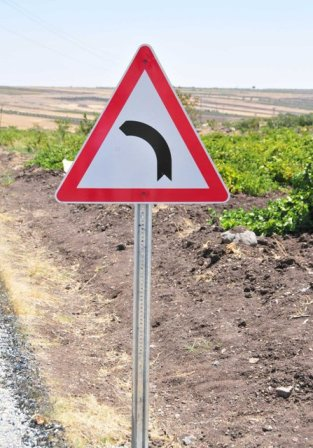
%> input picture Resimler/1.JPG, 313 x 448 px
$ octave --eval "result = ozellik_cikarma(rgb2gray(imread('Resimler/1.JPG')));"   (GNU Octave 9; MATLAB toolbox functions it lacks are replaced by stand-ins)
%> lines starting %> are read from the running program, lines starting %| are printed output that depends on the picture; in (x1, y1, x2, y2) boxes, pixels count from 0 and x2, y2 are one past the last pixel; in counts of white or black regions, pixels touching at a corner belong together; the program's own positions count from 1
function [ feature_vector ] = ozellik_cikarma( BW )

% gürültü giderme için filtre uygulanıyor
ortalama_filtre = fspecial('average');
filtreli_resim = imfilter(BW, ortalama_filtre,'replicate');
subplot(2,2,1);
imshow(filtreli_resim);
title('filtreli resim');

% kontrast arttırılmış resimden ortalama gri seviye değeri alınıyor
OGD = mean(mean(filtreli_resim));

canny_edge = edge(filtreli_resim,'canny');
subplot(2,2,2);
imshow(canny_edge);
title('canny');

sobel_edge = edge(filtreli_resim,'sobel');
subplot(2,2,3);
imshow(sobel_edge);
title('sobel');

prewitt_edge = edge(filtreli_resim,'prewitt');
subplot(2,2,4);
imshow(prewitt_edge);
title('prewitt');

% kontrast arrtırılmış resim, siyah-beyaza çevriliyor
gri_esik = graythresh(filtreli_resim); %siyah-beyaza çevirmek için eşik değeri otomatik olarak bulunuyor
rice_bw = im2bw(filtreli_resim,gri_esik); %resim_imadjust isimli resim, "level" değeri eşik kabul edilerek siyah-beyaz resme çevriliyor
rice_BW = bwareaopen(rice_bw,5); %"rice_bw" resminde, alanı 50 pikselden küçük nesneler siliniyor
figure;
imshow(rice_BW); title('küçük nesneler silinmiş');
%improfile;

% siyah-beyaz resimdeki nesneler bulunuyor
cc = bwconncomp(rice_BW, 4); %4'lü piksel komşuluğu ile resimdeki nesneler belirleniyor.
tanecik_sayisi = cc.NumObjects;
rice_etiketli = labelmatrix(cc); %bulunan her nesne numaralandırılarak etiketleniyor
rice_RGB = label2rgb(rice_etiketli);
figure;
imshow(rice_RGB); title('etiketleri renklendirilmiş');

%bulunan nesnelerden istenilen özellikler alınıyor
rice_verisi = regionprops(cc,'Centroid','Perimeter','Orientation'); %taneciklerden alan, ağırlık merkezi, çevre ve eğim bilgileri alınıyor
rice_merkezler = [rice_verisi.Centroid];
rice_cevreler = [rice_verisi.Perimeter];
rice_egimler = [rice_verisi.Orientation];

figure; plot(rice_cevreler,rice_egimler,'b*');
title('Alan ve eğim arasındaki ilişki');
xlabel('Alanlar(pixel)'); ylabel('Eğimler(derece)');


%farklı özellikler çıkarılıyor
EK_cevre = min(rice_cevreler); %en küçük cevre
EB_cevre = max(rice_cevreler); %en büyük cevre
EK_egim = min(rice_egimler); %en küçük eğim
EB_egim = max(rice_egimler); %en büyük eğim
EK_merkez = min(rice_merkezler);
EB_merkez = max(rice_merkezler);

%siyah piksel değerlerinin tamamı bulunuyor
top_siyah = 0;
top_beyaz = 0;
for a = 1:100
    for b = 1:100
        pixel = BW(a,b);
        if( pixel == 0)
            top_siyah = top_siyah + 1;
        end
        if( pixel > 0)
            top_beyaz = top_beyaz + 1;
        end

    end
end

%siyah piksel ile beyaz piksel oranı bulunuyor
bw_average = top_siyah/top_beyaz;

%özellik vektör, çıkarılan özelliklere göre oluşturuluyor
feature_vector = [OGD gri_esik tanecik_sayisi EK_cevre EB_cevre EK_egim EB_egim EK_merkez EB_merkez top_siyah top_beyaz bw_average];

end
%> in ozellik_cikarma, `filtreli_resim = imfilter(BW, ortalama_filtre,'replicate');`:
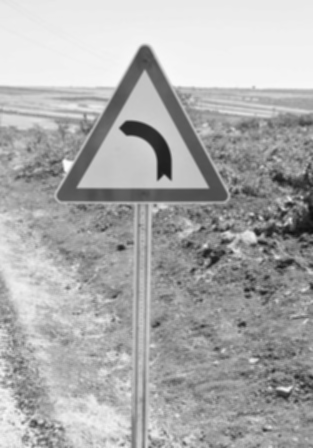
%> filtreli_resim: size 448x313 uint8; min 15, max 252, mean 171.6
%> in ozellik_cikarma, `OGD = mean(mean(filtreli_resim));`: OGD = 171.6
%> in ozellik_cikarma, `canny_edge = edge(filtreli_resim,'canny');`:
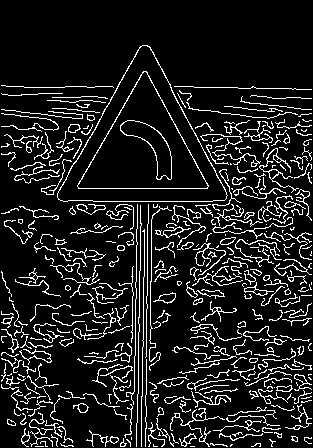
%> canny_edge: size 448x313 logical; 11.8% white in thin lines or dots, all inside (x1, y1, x2, y2) = (1, 45, 312, 447)
%> in ozellik_cikarma, `sobel_edge = edge(filtreli_resim,'sobel');`: sobel_edge: size 448x313 logical; 2.9% white in thin lines or dots, all inside (x1, y1, x2, y2) = (0, 45, 313, 448)
%> in ozellik_cikarma, `prewitt_edge = edge(filtreli_resim,'prewitt');`:
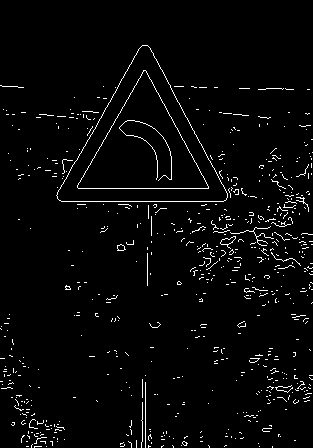
%> prewitt_edge: size 448x313 logical; 2.9% white in thin lines or dots, all inside (x1, y1, x2, y2) = (0, 45, 313, 448)
%> in ozellik_cikarma, `gri_esik = graythresh(filtreli_resim);`: gri_esik = 0.69
%> in ozellik_cikarma, `rice_bw = im2bw(filtreli_resim,gri_esik);`: rice_bw: size 448x313 logical; 43.7% white; 313 white regions (264 under 20 px), largest, box (x1, y1, x2, y2) and area: (0, 0, 313, 119) 31195, (0, 206, 137, 448) 14643, (78, 72, 207, 188) 6283
%> in ozellik_cikarma, `rice_BW = bwareaopen(rice_bw,5);`:
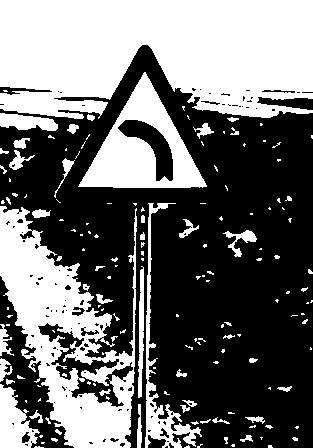
%> rice_BW: size 448x313 logical; 43.4% white; 157 white regions (108 under 20 px), largest, box (x1, y1, x2, y2) and area: (0, 0, 313, 119) 31195, (0, 206, 137, 448) 14643, (78, 72, 207, 188) 6283
%> in ozellik_cikarma, `cc = bwconncomp(rice_BW, 4); %4'lü piksel komşuluğu ile resimdeki nesn..`: cc = 198 connected components
%> in ozellik_cikarma, `tanecik_sayisi = cc.NumObjects;`: tanecik_sayisi = 198
%> in ozellik_cikarma, `rice_etiketli = labelmatrix(cc);`:
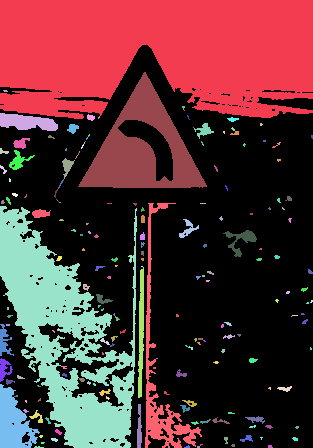
%> rice_etiketli: size 448x313 uint8; 199 distinct labels, from 0 to 198; one colour per label, 0 black
%> in ozellik_cikarma, `rice_RGB = label2rgb(rice_etiketli);`:
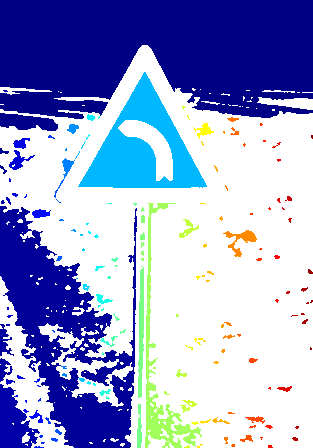
%> rice_RGB: size 448x313x3 uint8; mean R, G, B 150.5, 160.8, 209
%> in ozellik_cikarma, `rice_verisi = regionprops(cc,'Centroid','Perimeter','Orientation');`: rice_verisi = 198 regions; first 5, Centroid, Orientation and Perimeter: [157.1 52.5] 0.141 1375.9, [27.7 122.9] -6.1 139.6, [4.2 152.2] -15.01 23.58, [4 170.1] -55.58 22.4, [65.3 336.3] -66.68 1401.1
%> in ozellik_cikarma, `rice_merkezler = [rice_verisi.Centroid];`: rice_merkezler = 396 values, max 447.7 at index 60, min 3.25 at index 17, mean 213.7
%> in ozellik_cikarma, `rice_cevreler = [rice_verisi.Perimeter];`: rice_cevreler = 198 values, max 1401.1 at index 5, min 0 at index 37, mean 37.95
%> in ozellik_cikarma, `rice_egimler = [rice_verisi.Orientation];`: rice_egimler = 198 values, max 90 at index 15, min -84.96 at index 107, mean 2.78
%> in ozellik_cikarma, `EK_cevre = min(rice_cevreler);`: EK_cevre = 0
%> in ozellik_cikarma, `EB_cevre = max(rice_cevreler);`: EB_cevre = 1401.1
%> in ozellik_cikarma, `EK_egim = min(rice_egimler);`: EK_egim = -84.96
%> in ozellik_cikarma, `EB_egim = max(rice_egimler);`: EB_egim = 90
%> in ozellik_cikarma, `EK_merkez = min(rice_merkezler);`: EK_merkez = 3.25
%> in ozellik_cikarma, `EB_merkez = max(rice_merkezler);`: EB_merkez = 447.7
%> after the loop in ozellik_cikarma, `for a = 1:100`: top_beyaz = 10000; top_siyah = 0
%> in ozellik_cikarma, `feature_vector = [OGD gri_esik tanecik_sayisi EK_cevre EB_cevre EK_egi..`: feature_vector = [171.6 0.69 198 0 1401.1 -84.96 90 3.25 447.7 0 10000 0]
%> `result = ozellik_cikarma(rgb2gray(imread('Resimler/1.JPG')));`:
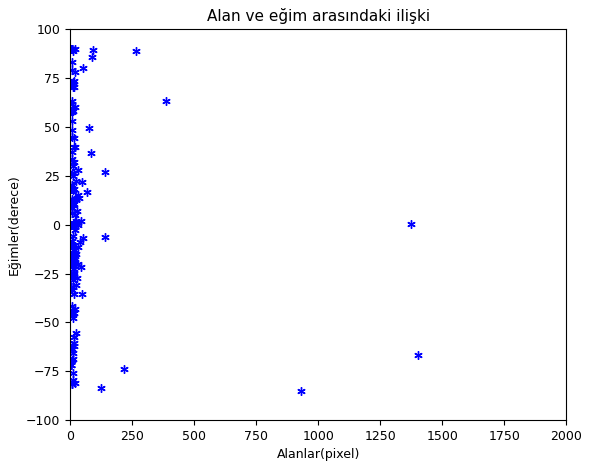
%> figure redrawn from the program's plot data
%> `result = ozellik_cikarma(rgb2gray(imread('Resimler/1.JPG')));`: result has the same summary as feature_vector in ozellik_cikarma

$ run again, on Resimler/2.jpg
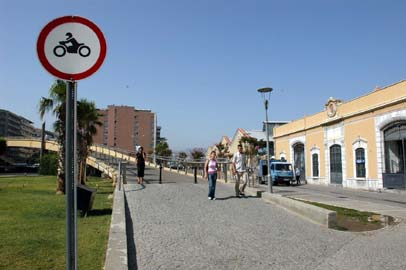
%> input picture Resimler/2.jpg, 406 x 270 px
%> OGD = 132.7
%> in ozellik_cikarma, `canny_edge = edge(filtreli_resim,'canny');`:
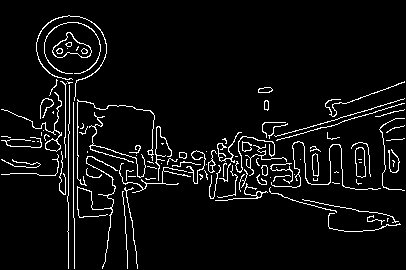
%> canny_edge: size 270x406 logical; 5.5% white in thin lines or dots
%> sobel_edge: size 270x406 logical; 3.4% white in thin lines or dots
%> prewitt_edge: size 270x406 logical; 3.4% white in thin lines or dots
%> gri_esik = 0.443
%> rice_bw: size 270x406 logical; 73.1% white; 32 black regions (12 under 20 px), largest, box (x1, y1, x2, y2) and area: (0, 15, 205, 270) 22109, (238, 136, 307, 192) 1782, (381, 119, 406, 190) 1304
%> rice_BW: size 270x406 logical; 73.1% white; 32 black regions (12 under 20 px), largest, box (x1, y1, x2, y2) and area: (0, 15, 205, 270) 22131, (238, 136, 307, 192) 1784, (381, 119, 406, 190) 1304
%> cc = 29 connected components
%> tanecik_sayisi = 29
%> rice_etiketli: size 270x406 uint8; 30 distinct labels, from 0 to 29
%> rice_verisi = 29 regions; first 5, Centroid, Orientation and Perimeter: [237.4 123.1] -17.64 2474, [26.5 143.4] 0.0161 80.81, [73.5 49] 2.08 164.4, [46.8 137.2] 45 5.91, [53.1 146] -20.15 42.24
%> rice_merkezler = 58 values, max 404.1 at index 57, min 26.55 at index 3, mean 156
%> rice_cevreler = 29 values, max 2474 at index 1, min 3.09 at index 14, mean 114.5
%> rice_egimler = 29 values, max 85.34 at index 13, min -84.82 at index 19, mean -9.3
%> EK_cevre = 3.09
%> EB_cevre = 2474
%> EK_egim = -84.82
%> EB_egim = 85.34
%> EK_merkez = 26.55
%> EB_merkez = 404.1
%> after the loop in ozellik_cikarma, `for a = 1:100`: top_beyaz = 9996; top_siyah = 4
%> bw_average = 0.0004
%> feature_vector = [132.7 0.443 29 3.09 2474 -84.82 85.34 26.55 404.1 4 9996 0.0004]
%> `result = ozellik_cikarma(rgb2gray(imread('Resimler/1.JPG')));`:
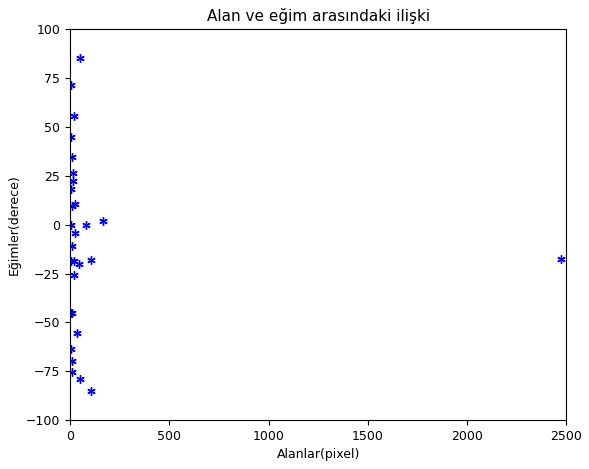
%> figure redrawn from the program's plot data
%> result has the same summary as feature_vector in ozellik_cikarma

$ run again, on Resimler/3.jpg
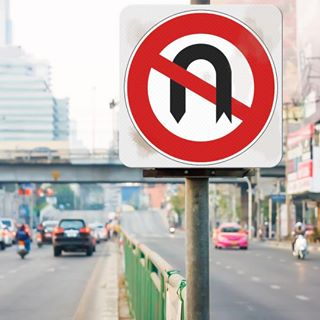
%> input picture Resimler/3.jpg, 320 x 320 px
%> OGD = 178.1
%> in ozellik_cikarma, `canny_edge = edge(filtreli_resim,'canny');`:
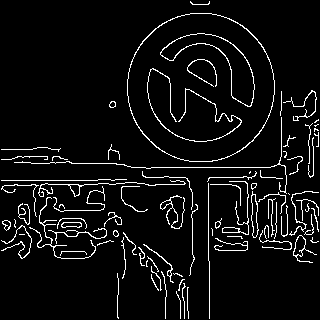
%> canny_edge: size 320x320 logical; 6% white in thin lines or dots
%> sobel_edge: size 320x320 logical; 2.8% white in thin lines or dots
%> prewitt_edge: size 320x320 logical; 2.9% white in thin lines or dots
%> gri_esik = 0.631
%> rice_bw: size 320x320 logical; 65.9% white; 55 black regions (34 under 20 px), largest, box (x1, y1, x2, y2) and area: (0, 156, 320, 320) 17057, (127, 13, 275, 162) 11911, (119, 237, 167, 320) 2362
%> rice_BW: size 320x320 logical; 65.9% white; 55 black regions (34 under 20 px), largest, box (x1, y1, x2, y2) and area: (0, 156, 320, 320) 17064, (127, 13, 275, 162) 11911, (119, 237, 167, 320) 2365
%> cc = 30 connected components
%> tanecik_sayisi = 30
%> rice_etiketli: size 320x320 uint8; 31 distinct labels, from 0 to 30
%> rice_verisi = 30 regions; first 5, Centroid, Orientation and Perimeter: [163.5 108.2] -23.74 2021.9, [25.3 177.7] -0.993 110.1, [10.2 214.8] 86.31 149.6, [101.9 257] 24.04 1338.5, [4 318.4] 4.25 17.57
%> rice_merkezler = 60 values, max 319.7 at index 59, min 4.04 at index 9, mean 176.5
%> rice_cevreler = 30 values, max 2021.9 at index 1, min 6.37 at index 10, mean 168.4
%> rice_egimler = 30 values, max 90 at index 10, min -87.53 at index 7, mean -6.56
%> EK_cevre = 6.37
%> EB_cevre = 2021.9
%> EK_egim = -87.53
%> EB_egim = 90
%> EK_merkez = 4.04
%> EB_merkez = 319.7
%> after the loop in ozellik_cikarma, `for a = 1:100`: top_beyaz = 10000; top_siyah = 0
%> feature_vector = [178.1 0.631 30 6.37 2021.9 -87.53 90 4.04 319.7 0 10000 0]
%> `result = ozellik_cikarma(rgb2gray(imread('Resimler/1.JPG')));`:
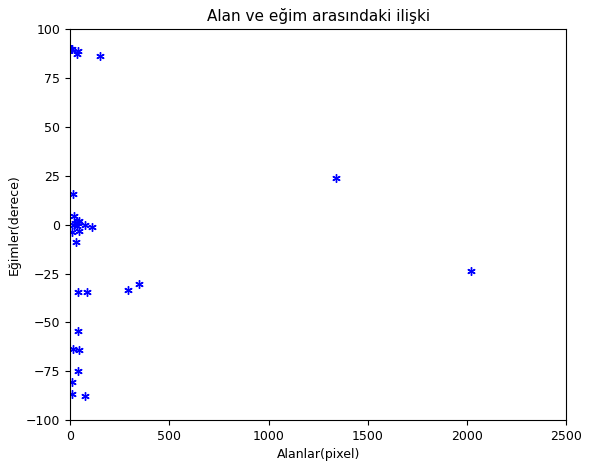
%> figure redrawn from the program's plot data
%> result has the same summary as feature_vector in ozellik_cikarma

$ run again, on Resimler/4.jpg
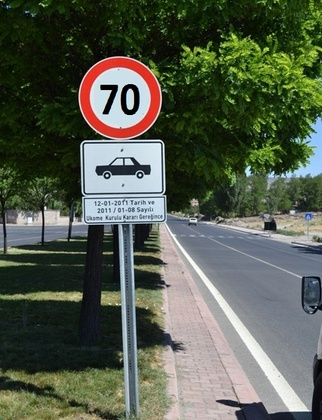
%> input picture Resimler/4.jpg, 322 x 420 px, shrunk from 490 x 639 before the run
%> OGD = 88.29
%> canny_edge: size 420x322 logical; 7.7% white in thin lines or dots
%> sobel_edge: size 420x322 logical; 3.5% white in thin lines or dots
%> prewitt_edge: size 420x322 logical; 3.5% white in thin lines or dots
%> gri_esik = 0.369
%> rice_bw: size 420x322 logical; 44.8% white; 114 white regions (88 under 20 px), largest, box (x1, y1, x2, y2) and area: (5, 56, 322, 420) 49729, (219, 31, 322, 107) 2323, (0, 391, 103, 420) 1834
%> cc = 76 connected components
%> tanecik_sayisi = 76
%> rice_etiketli: size 420x322 uint8; 77 distinct labels, from 0 to 76
%> rice_verisi = 76 regions; first 5, Centroid, Orientation and Perimeter: [2.1 239.8] -89.37 60.73, [9.8 264.1] -3.39 50.93, [48 296.9] 0.267 170.3, [1.3 374.5] 90 6.37, [38.2 409.2] -8.01 264.1
%> rice_merkezler = 152 values, max 409.2 at index 10, min 1.33 at index 7, mean 168.3
%> rice_cevreler = 76 values, max 1875.6 at index 8, min 0 at index 72, mean 67.97
%> rice_egimler = 76 values, max 90 at index 4, min -89.37 at index 1, mean -7.23
%> EK_cevre = 0
%> EB_cevre = 1875.6
%> EK_egim = -89.37
%> EB_egim = 90
%> EK_merkez = 1.33
%> EB_merkez = 409.2
%> after the loop in ozellik_cikarma, `for a = 1:100`: top_beyaz = 10000; top_siyah = 0
%> feature_vector = [88.29 0.369 76 0 1875.6 -89.37 90 1.33 409.2 0 10000 0]
%> `result = ozellik_cikarma(rgb2gray(imread('Resimler/1.JPG')));`:
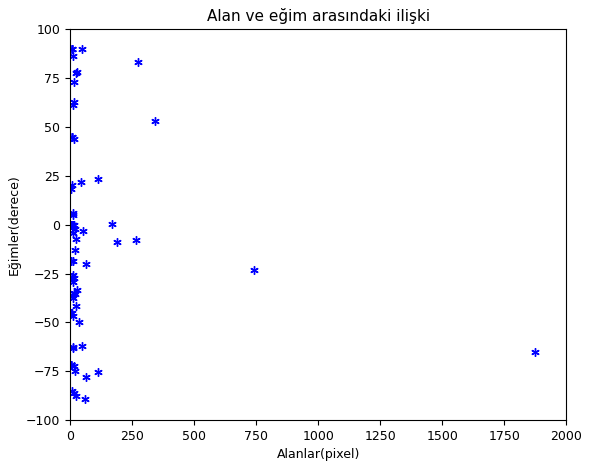
%> figure redrawn from the program's plot data
%> result has the same summary as feature_vector in ozellik_cikarma
